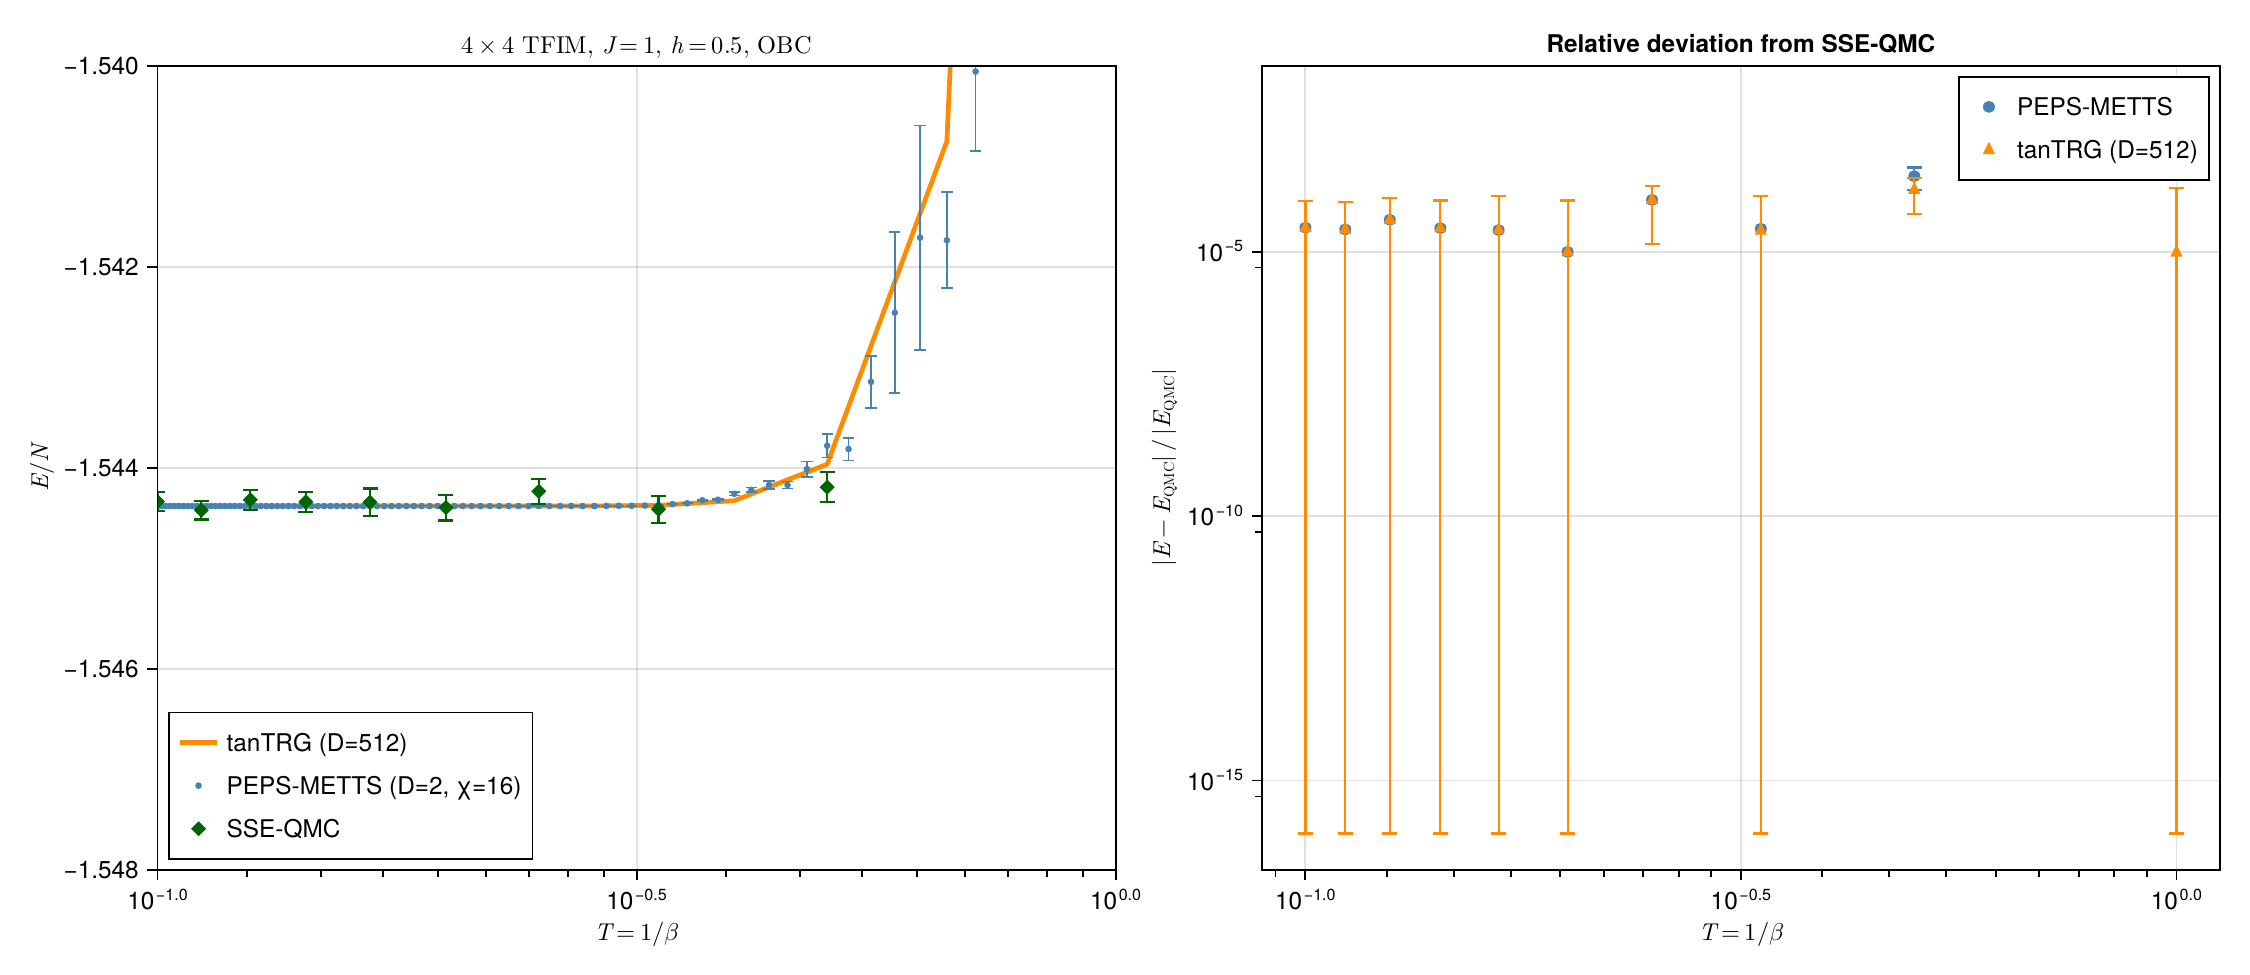

Here is the Julia script that generated this plot:
#!/usr/bin/env julia
# compare_4x4_tfim.jl — 2-panel version
# Panel 1: Energy per site vs T = 1/β (log x), all three methods
# Panel 2: Relative deviation |E - E_QMC|/|E_QMC| vs T (log x)
#
# Usage: julia compare_4x4_tfim.jl

using CairoMakie
using JLD2
using DelimitedFiles
using Printf

# ── Paths ──────────────────────────────────────────────────────────
const DATADIR = @__DIR__
const METTS_FILE = joinpath(DATADIR, "beta_scan_L4_J1_h0p5_D2_chi16.csv")
const TANTRG_FILE = joinpath(DATADIR, "OL4x4_J1.0_D512.jld2")
const QMC_AGG_FILE = joinpath(DATADIR,
    "notes", "assets", "qmc-xu-peps-metts-2026-07-28",
    "tfim-sse-xu-peps-metts-aggregate-2026-07-28.csv")

const N = 16  # 4×4 lattice

# ═══════════════════════════════════════════════════════════════════
# 1. Load PEPS-METTS (100 points, β = 0.1 .. 10.0)
# ═══════════════════════════════════════════════════════════════════
metts_raw = readdlm(METTS_FILE, ',', Float64, skipstart=1)
metts_beta = metts_raw[:, 1]
metts_E_ps = metts_raw[:, 4]
metts_E_se = metts_raw[:, 5]
metts_T    = 1.0 ./ metts_beta

# ═══════════════════════════════════════════════════════════════════
# 2. Load tanTRG (34 points)
# ═══════════════════════════════════════════════════════════════════
jld = jldopen(TANTRG_FILE, "r")
trg_beta = copy(jld["lsβ"])
trg_E    = copy(jld["lsE"])
close(jld)
trg_E_ps = trg_E ./ N
trg_T    = 1.0 ./ trg_beta

# ═══════════════════════════════════════════════════════════════════
# 3. Load QMC SSE (10 points, β = 1 .. 10, 4×4 only)
# ═══════════════════════════════════════════════════════════════════
qmc_raw = readdlm(QMC_AGG_FILE, ',', skipstart=1)
qmc_4x4 = qmc_raw[(qmc_raw[:,3].==4).&(qmc_raw[:,4].==4), :]
qmc_beta  = qmc_4x4[:, 8]
qmc_E_ps  = qmc_4x4[:, 13] ./ N
qmc_E_se  = qmc_4x4[:, 16] ./ N
qmc_T     = 1.0 ./ qmc_beta

# ═══════════════════════════════════════════════════════════════════
# 4. Compute relative deviation from QMC (at QMC β grid)
# ═══════════════════════════════════════════════════════════════════

# Interpolate tanTRG to QMC β grid
function lerp_trg(beta)
    if beta <= trg_beta[1];  return trg_E_ps[1]
    elseif beta >= trg_beta[end]; return trg_E_ps[end]
    end
    i = searchsortedlast(trg_beta, beta)
    t = (beta - trg_beta[i]) / (trg_beta[i+1] - trg_beta[i])
    return trg_E_ps[i] * (1 - t) + trg_E_ps[i+1] * t
end

trg_at_qmc = [lerp_trg(b) for b in qmc_beta]

# METTS at nearest β to QMC grid
metts_at_qmc = Float64[]
metts_se_at_qmc = Float64[]
for b in qmc_beta
    i = argmin(abs.(metts_beta .- b))
    push!(metts_at_qmc, metts_E_ps[i])
    push!(metts_se_at_qmc, metts_E_se[i])
end

# Relative error = |E - E_QMC| / |E_QMC|
metts_rel_err = abs.(metts_at_qmc .- qmc_E_ps) ./ abs.(qmc_E_ps)
trg_rel_err   = abs.(trg_at_qmc .- qmc_E_ps) ./ abs.(qmc_E_ps)

# Relative error bars: sqrt(SE_method² + SE_QMC²) / |E_QMC|
metts_rel_se = sqrt.(metts_se_at_qmc.^2 .+ qmc_E_se.^2) ./ abs.(qmc_E_ps)
trg_rel_se   = qmc_E_se ./ abs.(qmc_E_ps)   # tanTRG is deterministic

# ── Colours ───────────────────────────────────────────────────────
c_metts = :steelblue
c_trg   = :darkorange
c_qmc   = :darkgreen

# ═══════════════════════════════════════════════════════════════════
# 5. Figure
# ═══════════════════════════════════════════════════════════════════
fig = Figure(size=(1200, 520), fontsize=13)

# ── Panel A: Energy per site vs T ──────────────────────────────────
axA = Axis(fig[1, 1],
    xlabel = L"$T = 1/\beta$",
    ylabel = L"$E / N$",
    title  = L"4$\times$4 TFIM, $J=1$, $h=0.5$, OBC",
    xscale = log10,
    xminorticksvisible = true,
    xminorticks = IntervalsBetween(9),

)
ylims!(axA, (-1.548, -1.54))
xlims!(axA, (0.1, 1.0))
# tanTRG line (finest grid)
lines!(axA, trg_T, trg_E_ps,
    color = c_trg, linewidth = 2.5, label = "tanTRG (D=512)")

# PEPS-METTS scatter + error bars
scatter!(axA, metts_T, metts_E_ps,
    color = c_metts, markersize = 5, label = "PEPS-METTS (D=2, χ=16)")
errorbars!(axA, metts_T, metts_E_ps, metts_E_se,
    color = c_metts, linewidth = 0.8, whiskerwidth = 6)

# QMC scatter + error bars
scatter!(axA, qmc_T, qmc_E_ps,
    color = c_qmc, markersize = 9, marker = :diamond,
    label = "SSE-QMC")
errorbars!(axA, qmc_T, qmc_E_ps, qmc_E_se,
    color = c_qmc, linewidth = 1.2, whiskerwidth = 8)

axislegend(axA, position = :lb, fontsize = 11)

# ── Panel B: Relative deviation from QMC vs T ──────────────────────
axB = Axis(fig[1, 2],
    xlabel = L"$T = 1/\beta$",
    ylabel = L"$|E - E_{\mathrm{QMC}}| \,/\, |E_{\mathrm{QMC}}|$",
    title  = "Relative deviation from SSE-QMC",
    xscale = log10,
    yscale = log10,
    xminorticksvisible = true,
    yminorticksvisible = true,
    xminorticks = IntervalsBetween(9),
)

eps_y = 1e-16

# PEPS-METTS relative error
m_rel_low  = max.(eps_y, metts_rel_err .- metts_rel_se)
m_rel_high = metts_rel_err .+ metts_rel_se
scatter!(axB, qmc_T, metts_rel_err,
    color = c_metts, markersize = 9, label = "PEPS-METTS")
rangebars!(axB, qmc_T, m_rel_low, m_rel_high,
    color = c_metts, whiskerwidth = 8, linewidth = 1.2)

# tanTRG relative error
t_rel_low  = max.(eps_y, trg_rel_err .- trg_rel_se)
t_rel_high = trg_rel_err .+ trg_rel_se
scatter!(axB, qmc_T, trg_rel_err,
    color = c_trg, markersize = 9, marker = :utriangle,
    label = "tanTRG (D=512)")
rangebars!(axB, qmc_T, t_rel_low, t_rel_high,
    color = c_trg, whiskerwidth = 8, linewidth = 1.2)

axislegend(axB, position = :rt, fontsize = 11)

# ── Save ────────────────────────────────────────────────────────────
colgap!(fig.layout, 20)
outfile = joinpath(DATADIR, "compare_4x4_tfim.pdf")
save(outfile, fig)
println("Saved to: ", outfile)

# ── Summary table ───────────────────────────────────────────────────
println("\n─── Relative deviation from SSE-QMC ───")
println("  T       QMC(E/N)       METTS(E/N)     |Δ|/|QMC|    tanTRG(E/N)    |Δ|/|QMC|")
for (i, T) in enumerate(qmc_T)
    q = qmc_E_ps[i]
    m = metts_at_qmc[i]
    t = trg_at_qmc[i]
    @printf("%5.2f   %+.10f   %+.10f   %.2e   %+.10f   %.2e\n",
        T, q, m, metts_rel_err[i], t, trg_rel_err[i])
end
println("\nDone.")
